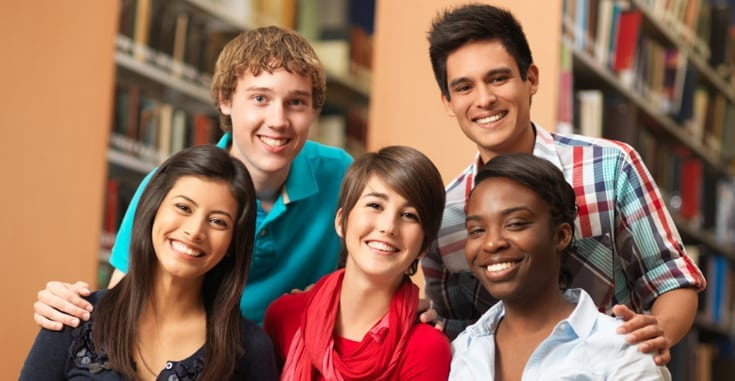
#> input picture pycharm_intro/Photos/group.jpg, 735 x 381 px
$ python face_detect.py
#> lines starting #> are read from the running program, lines starting #| are printed output that depends on the picture; after the words box and inside, x2 and y2 are one past the last pixel; in counts of white or black regions, pixels touching at a corner belong together
import cv2 as cv
####################################
#
#   D LIBS FACES RECOGNIZERS ARE BETTER
#
########################
img = cv.imread('Photos/group.jpg')
#> img is the input picture: shape (381, 735, 3); mean B, G, R 88.1, 107.1, 142.4
cv.imshow("People", img)

grey = cv.cvtColor(img, cv.COLOR_RGB2GRAY)
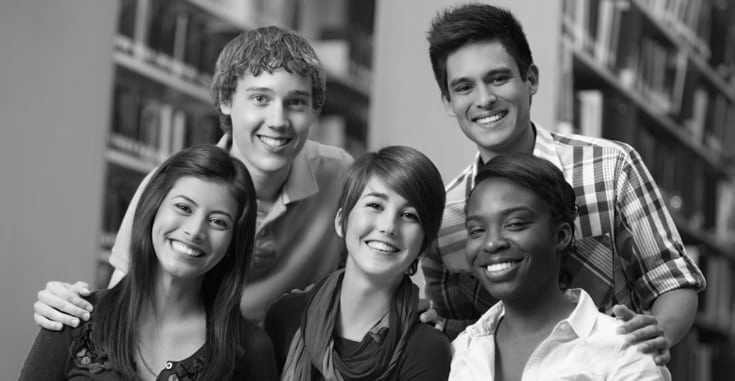
#> grey: shape (381, 735); min 0, max 255, mean 105.5
cv.imshow("People Grey", grey)

haar_cascade = cv.CascadeClassifier('harr_face.xml')

faces_rect = haar_cascade.detectMultiScale(grey, scaleFactor=1.1, minNeighbors=5)
#> faces_rect = [[429, 40, 107, 107], [449, 185, 102, 102], [230, 64, 95, 95], [318, 171, 92, 92], [154, 175, 90, 90], [135, 180, 79, 79], [344, 174, 93, 93]]

print(f'Number of Faces found = {len(faces_rect)}')
#| Number of Faces found = 7

for (x, y, w, h) in faces_rect:
    cv.rectangle(img, (x, y), (x+w, y+h), (0, 255, 0), thickness=1)
#> this loop made 7 passes
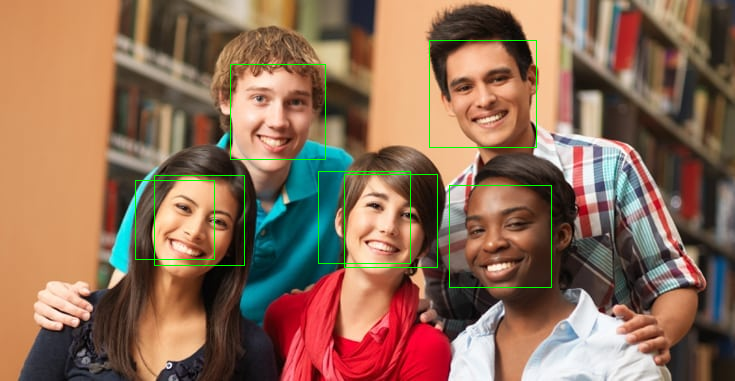
#> img: shape (381, 735, 3); 0.94% of pixels changed, all inside (x1, y1, x2, y2) = (135, 40, 552, 288)

cv.imshow('Dectected Faces', img)

cv.waitKey(0)

$ run again, with pycharm_intro/Photos/colorful_field.jpg copied over pycharm_intro/Photos/group.jpg
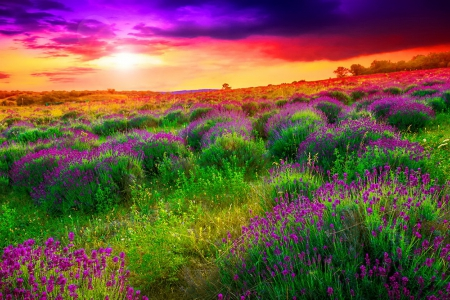
#> input picture pycharm_intro/Photos/colorful_field.jpg, 450 x 300 px
#> img is the input picture: shape (300, 450, 3); mean B, G, R 64.5, 84.9, 111.8
#> `grey = cv.cvtColor(img, cv.COLOR_RGB2GRAY)`:
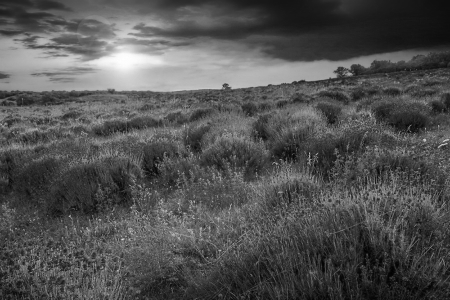
#> grey: shape (300, 450); min 1, max 254, mean 81.9
#> faces_rect = ()
#| Number of Faces found = 0
